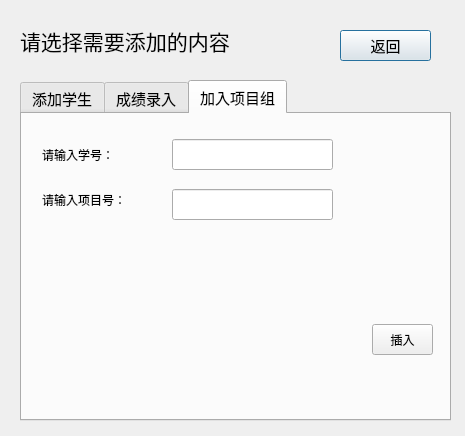
<?xml version="1.0" encoding="UTF-8"?>
<ui version="4.0">
 <class>Dialog</class>
 <widget class="QDialog" name="Dialog">
  <property name="geometry">
   <rect>
    <x>0</x>
    <y>0</y>
    <width>465</width>
    <height>436</height>
   </rect>
  </property>
  <property name="windowTitle">
   <string>Dialog</string>
  </property>
  <widget class="QPushButton" name="pushButton_back">
   <property name="geometry">
    <rect>
     <x>340</x>
     <y>30</y>
     <width>91</width>
     <height>31</height>
    </rect>
   </property>
   <property name="font">
    <font>
     <family>Agency FB</family>
     <pointsize>11</pointsize>
    </font>
   </property>
   <property name="text">
    <string>返回</string>
   </property>
  </widget>
  <widget class="QLabel" name="label">
   <property name="geometry">
    <rect>
     <x>20</x>
     <y>20</y>
     <width>291</width>
     <height>41</height>
    </rect>
   </property>
   <property name="font">
    <font>
     <family>幼圆</family>
     <pointsize>16</pointsize>
    </font>
   </property>
   <property name="text">
    <string>请选择需要添加的内容</string>
   </property>
  </widget>
  <widget class="QTabWidget" name="tabWidget_">
   <property name="geometry">
    <rect>
     <x>20</x>
     <y>80</y>
     <width>431</width>
     <height>341</height>
    </rect>
   </property>
   <property name="font">
    <font>
     <family>Agency FB</family>
     <pointsize>11</pointsize>
    </font>
   </property>
   <property name="currentIndex">
    <number>2</number>
   </property>
   <widget class="QWidget" name="tab">
    <attribute name="title">
     <string>添加学生</string>
    </attribute>
    <widget class="QLabel" name="label_2">
     <property name="geometry">
      <rect>
       <x>20</x>
       <y>25</y>
       <width>111</width>
       <height>21</height>
      </rect>
     </property>
     <property name="font">
      <font>
       <family>Agency FB</family>
       <pointsize>9</pointsize>
      </font>
     </property>
     <property name="text">
      <string>请输入学号：</string>
     </property>
    </widget>
    <widget class="QLineEdit" name="lineEdit_id">
     <property name="geometry">
      <rect>
       <x>150</x>
       <y>20</y>
       <width>161</width>
       <height>31</height>
      </rect>
     </property>
    </widget>
    <widget class="QPushButton" name="pushButton_add">
     <property name="geometry">
      <rect>
       <x>350</x>
       <y>260</y>
       <width>61</width>
       <height>31</height>
      </rect>
     </property>
     <property name="font">
      <font>
       <pointsize>9</pointsize>
      </font>
     </property>
     <property name="text">
      <string>插入</string>
     </property>
    </widget>
    <widget class="QLineEdit" name="lineEdit_name">
     <property name="geometry">
      <rect>
       <x>150</x>
       <y>70</y>
       <width>161</width>
       <height>31</height>
      </rect>
     </property>
    </widget>
    <widget class="QLabel" name="label_4">
     <property name="geometry">
      <rect>
       <x>20</x>
       <y>70</y>
       <width>111</width>
       <height>21</height>
      </rect>
     </property>
     <property name="font">
      <font>
       <family>Agency FB</family>
       <pointsize>9</pointsize>
      </font>
     </property>
     <property name="text">
      <string>请输入姓名：</string>
     </property>
    </widget>
    <widget class="QLabel" name="label_5">
     <property name="geometry">
      <rect>
       <x>20</x>
       <y>120</y>
       <width>111</width>
       <height>21</height>
      </rect>
     </property>
     <property name="font">
      <font>
       <family>Agency FB</family>
       <pointsize>9</pointsize>
      </font>
     </property>
     <property name="text">
      <string>请输入院系号：</string>
     </property>
    </widget>
    <widget class="QLineEdit" name="lineEdit_department">
     <property name="geometry">
      <rect>
       <x>150</x>
       <y>120</y>
       <width>161</width>
       <height>31</height>
      </rect>
     </property>
    </widget>
    <widget class="QLabel" name="label_8">
     <property name="geometry">
      <rect>
       <x>20</x>
       <y>170</y>
       <width>111</width>
       <height>21</height>
      </rect>
     </property>
     <property name="font">
      <font>
       <family>Agency FB</family>
       <pointsize>9</pointsize>
      </font>
     </property>
     <property name="text">
      <string>请输入实验室号：</string>
     </property>
    </widget>
    <widget class="QLineEdit" name="lineEdit_lab">
     <property name="geometry">
      <rect>
       <x>150</x>
       <y>170</y>
       <width>161</width>
       <height>31</height>
      </rect>
     </property>
    </widget>
    <widget class="QLabel" name="label_card_id">
     <property name="geometry">
      <rect>
       <x>20</x>
       <y>220</y>
       <width>111</width>
       <height>21</height>
      </rect>
     </property>
     <property name="font">
      <font>
       <family>Agency FB</family>
       <pointsize>9</pointsize>
      </font>
     </property>
     <property name="text">
      <string>请输入校园卡号：</string>
     </property>
    </widget>
    <widget class="QLineEdit" name="lineEdit_lab_2">
     <property name="geometry">
      <rect>
       <x>150</x>
       <y>220</y>
       <width>161</width>
       <height>31</height>
      </rect>
     </property>
    </widget>
    <widget class="QLineEdit" name="lineEdit_password">
     <property name="geometry">
      <rect>
       <x>150</x>
       <y>265</y>
       <width>161</width>
       <height>31</height>
      </rect>
     </property>
     <property name="text">
      <string/>
     </property>
    </widget>
    <widget class="QLabel" name="label_3">
     <property name="geometry">
      <rect>
       <x>20</x>
       <y>270</y>
       <width>111</width>
       <height>21</height>
      </rect>
     </property>
     <property name="font">
      <font>
       <family>Agency FB</family>
       <pointsize>9</pointsize>
      </font>
     </property>
     <property name="text">
      <string>请输入密码：</string>
     </property>
    </widget>
    <widget class="QLabel" name="label_students">
     <property name="geometry">
      <rect>
       <x>330</x>
       <y>130</y>
       <width>72</width>
       <height>15</height>
      </rect>
     </property>
     <property name="font">
      <font>
       <family>Agency FB</family>
       <pointsize>9</pointsize>
      </font>
     </property>
     <property name="text">
      <string/>
     </property>
    </widget>
   </widget>
   <widget class="QWidget" name="widget">
    <attribute name="title">
     <string>成绩录入</string>
    </attribute>
    <widget class="QLabel" name="label_9">
     <property name="geometry">
      <rect>
       <x>20</x>
       <y>70</y>
       <width>111</width>
       <height>21</height>
      </rect>
     </property>
     <property name="font">
      <font>
       <family>Agency FB</family>
       <pointsize>9</pointsize>
      </font>
     </property>
     <property name="text">
      <string>请输入课程号：</string>
     </property>
    </widget>
    <widget class="QLabel" name="label_10">
     <property name="geometry">
      <rect>
       <x>20</x>
       <y>25</y>
       <width>111</width>
       <height>21</height>
      </rect>
     </property>
     <property name="font">
      <font>
       <family>Agency FB</family>
       <pointsize>9</pointsize>
      </font>
     </property>
     <property name="text">
      <string>请输入学号：</string>
     </property>
    </widget>
    <widget class="QLineEdit" name="lineEdit_course_id">
     <property name="geometry">
      <rect>
       <x>150</x>
       <y>70</y>
       <width>161</width>
       <height>31</height>
      </rect>
     </property>
    </widget>
    <widget class="QLineEdit" name="lineEdit_grades_std_id">
     <property name="geometry">
      <rect>
       <x>150</x>
       <y>20</y>
       <width>161</width>
       <height>31</height>
      </rect>
     </property>
    </widget>
    <widget class="QLabel" name="label_11">
     <property name="geometry">
      <rect>
       <x>20</x>
       <y>120</y>
       <width>111</width>
       <height>21</height>
      </rect>
     </property>
     <property name="font">
      <font>
       <family>Agency FB</family>
       <pointsize>9</pointsize>
      </font>
     </property>
     <property name="text">
      <string>请输入分数：</string>
     </property>
    </widget>
    <widget class="QLineEdit" name="lineEdit_grades">
     <property name="geometry">
      <rect>
       <x>150</x>
       <y>120</y>
       <width>161</width>
       <height>31</height>
      </rect>
     </property>
    </widget>
    <widget class="QPushButton" name="pushButton_add_2">
     <property name="geometry">
      <rect>
       <x>340</x>
       <y>210</y>
       <width>61</width>
       <height>31</height>
      </rect>
     </property>
     <property name="font">
      <font>
       <pointsize>9</pointsize>
      </font>
     </property>
     <property name="text">
      <string>插入</string>
     </property>
    </widget>
    <widget class="QLabel" name="label_grades">
     <property name="geometry">
      <rect>
       <x>160</x>
       <y>240</y>
       <width>72</width>
       <height>15</height>
      </rect>
     </property>
     <property name="font">
      <font>
       <family>Agency FB</family>
       <pointsize>9</pointsize>
      </font>
     </property>
     <property name="text">
      <string/>
     </property>
    </widget>
   </widget>
   <widget class="QWidget" name="tab_3">
    <attribute name="title">
     <string>加入项目组</string>
    </attribute>
    <widget class="QLineEdit" name="lineEdit_project_id">
     <property name="geometry">
      <rect>
       <x>150</x>
       <y>75</y>
       <width>161</width>
       <height>31</height>
      </rect>
     </property>
    </widget>
    <widget class="QLabel" name="label_12">
     <property name="geometry">
      <rect>
       <x>20</x>
       <y>75</y>
       <width>111</width>
       <height>21</height>
      </rect>
     </property>
     <property name="font">
      <font>
       <family>Agency FB</family>
       <pointsize>9</pointsize>
      </font>
     </property>
     <property name="text">
      <string>请输入项目号：</string>
     </property>
    </widget>
    <widget class="QLineEdit" name="lineEdit_project_std_id">
     <property name="geometry">
      <rect>
       <x>150</x>
       <y>25</y>
       <width>161</width>
       <height>31</height>
      </rect>
     </property>
    </widget>
    <widget class="QLabel" name="label_13">
     <property name="geometry">
      <rect>
       <x>20</x>
       <y>30</y>
       <width>111</width>
       <height>21</height>
      </rect>
     </property>
     <property name="font">
      <font>
       <family>Agency FB</family>
       <pointsize>9</pointsize>
      </font>
     </property>
     <property name="text">
      <string>请输入学号：</string>
     </property>
    </widget>
    <widget class="QPushButton" name="pushButton_add_3">
     <property name="geometry">
      <rect>
       <x>350</x>
       <y>210</y>
       <width>61</width>
       <height>31</height>
      </rect>
     </property>
     <property name="font">
      <font>
       <pointsize>9</pointsize>
      </font>
     </property>
     <property name="text">
      <string>插入</string>
     </property>
    </widget>
    <widget class="QLabel" name="label_project">
     <property name="geometry">
      <rect>
       <x>180</x>
       <y>220</y>
       <width>72</width>
       <height>15</height>
      </rect>
     </property>
     <property name="font">
      <font>
       <pointsize>9</pointsize>
      </font>
     </property>
     <property name="text">
      <string/>
     </property>
    </widget>
   </widget>
  </widget>
 </widget>
 <resources/>
 <connections/>
</ui>
